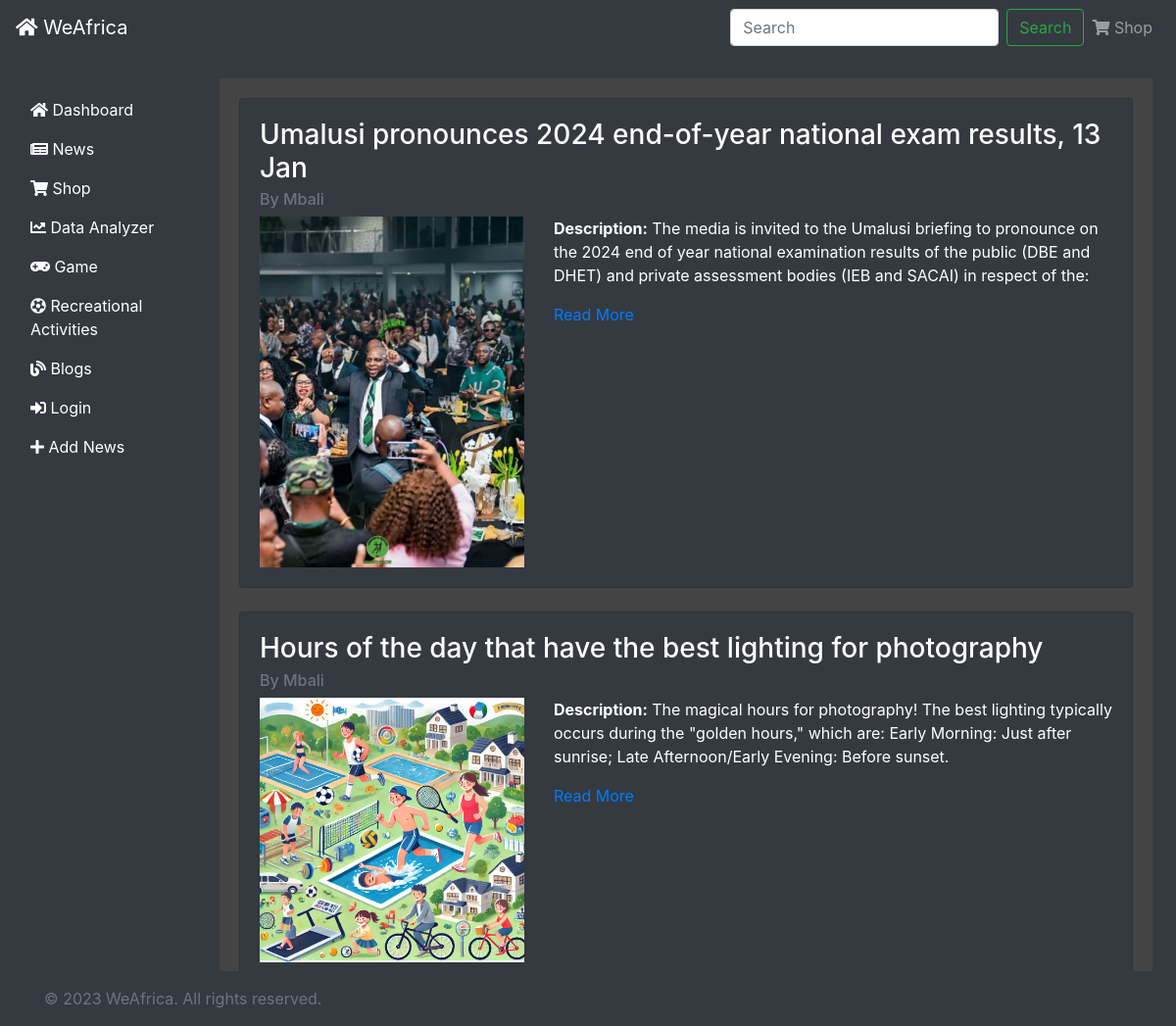
The page /news/news_list on the database its author committed.
### tables this page shows
CREATE TABLE articles (
    id INTEGER PRIMARY KEY AUTOINCREMENT,
    title TEXT NOT NULL,
    description TEXT NOT NULL,
    body TEXT NOT NULL,
    image_url TEXT,
    author TEXT NOT NULL,
    created_at TIMESTAMP DEFAULT CURRENT_TIMESTAMP
, image TEXT);

### news.py (the view)
@news_bp.route('/news_list')
def news_list():
    db = get_db()
    cursor = db.cursor()
    cursor.execute("SELECT * FROM articles")
    articles = cursor.fetchall()
    return render_template('news_list.html', articles=articles, user_is_on_news_list_page=True)

### app.py (called while the page is built)
def get_db():
    conn = sqlite3.connect(DATABASE)
    conn.row_factory = sqlite3.Row
    return conn

def init_db():
    with app.app_context():
        db = get_db()
        with open('schema.sql', mode='r') as f:
            db.cursor().executescript(f.read())
        db.commit()

@app.before_request
def initialize_database():
    init_db()

### news.py (called while the page is built)
def get_db():
    conn = sqlite3.connect(DATABASE)
    conn.row_factory = sqlite3.Row
    return conn

### templates/news_list.html (shortened to what this page needs)
{% extends "layout.html" %}
{% block content %}
<div class="container darker-background-2 mt-4">
    {% if articles %}
        {% for article in articles %}
            <div class="card mb-4 bg-dark text-white">
                <div class="card-body">
                    <h3 class="card-title">{{ article.title }}</h3>
                    <h6 class="card-subtitle mb-2 text-muted">By {{ article.author }}</h6>
                    <div class="row">
                        {% if article.image %}
                            <div class="col-md-4">
                                <img src="{{ url_for('static', filename='uploads/' ~ article.image) }}" class="img-fluid" alt="{{ article.title }}" style="max-width: 100%; height: auto;">
                            </div>
                        {% endif %}
                        <div class="col-md-8">
                            <p class="card-text"><strong>Description:</strong> {{ article.description }}</p>
                            <a href="#" class="read-more-link" data-article-id="{{ loop.index }}">Read More</a>
                        </div>
                    </div>
                </div>
            </div>
        {% endfor %}
    {% else %}
        <p>No articles found.</p>
    {% endif %}
</div>
{% endblock %}

### static/css/style.css (style rules this page uses)
body { background-color: #343a40; color: #ffffff; padding-top: 56px; }
.darker-background-2 { background-color: #444; color: #fff; min-height: 100vh; padding: 20px; }

### rows shown on the page
articles: title "Umalusi pronounces 2024 end-of-year national exam results, 13 Jan", author "Mbali", image (picture), description "The media is invited to the Umalusi briefing to pronounce on the 2024 end of year national examination results of the public (DBE and DHET) and private assessment bodies (IEB and SACAI) in respect of the:"
articles: title "Hours of the day that have the best lighting for photography", author "Mbali", image (picture), description "The magical hours for photography! The best lighting typically occurs during the \"golden hours,\" which are: Early Morning: Just after sunrise; Late Afternoon/Early Evening: Before sunset."
